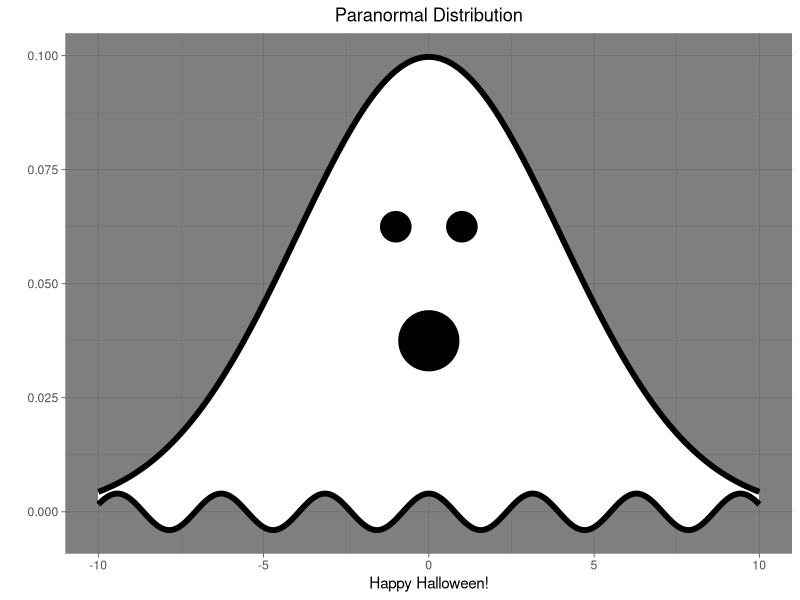

Recreate this plot in R.
library(tidyverse)

ghost <- data.frame(x = seq(-10, 10, 0.01),
                    top = dnorm(x = seq(-10, 10, 0.01), mean = 0, sd = 4),
                    bottom = cos(2 * seq(-10, 10, 0.01)) / 250)
eyes  <- data.frame(x = c(-1, 1), y = 0.0625)
mouth <- data.frame(x = 0, y = 0.0375)

ggsave("Halloween.png",
       ggplot(data = ghost, aes(x = x)) +
         geom_ribbon(aes(ymin = bottom, ymax = top), fill = "white") +
         geom_line(aes(y = top), size = 2, colour = "black") +
         geom_line(aes(y = bottom), size = 2, colour = "black") +
         geom_point(data = eyes, aes(x = x, y = y), size = 10) +
         geom_point(data = mouth, aes(x = x, y = y), size = 20) +
         labs(title = "Paranormal Distribution", 
              x = "Happy Halloween!", 
              y = "") +
         theme_dark() +
         theme(plot.title = element_text(hjust = 0.5)),
       width = 250, height = 150, units = "mm")